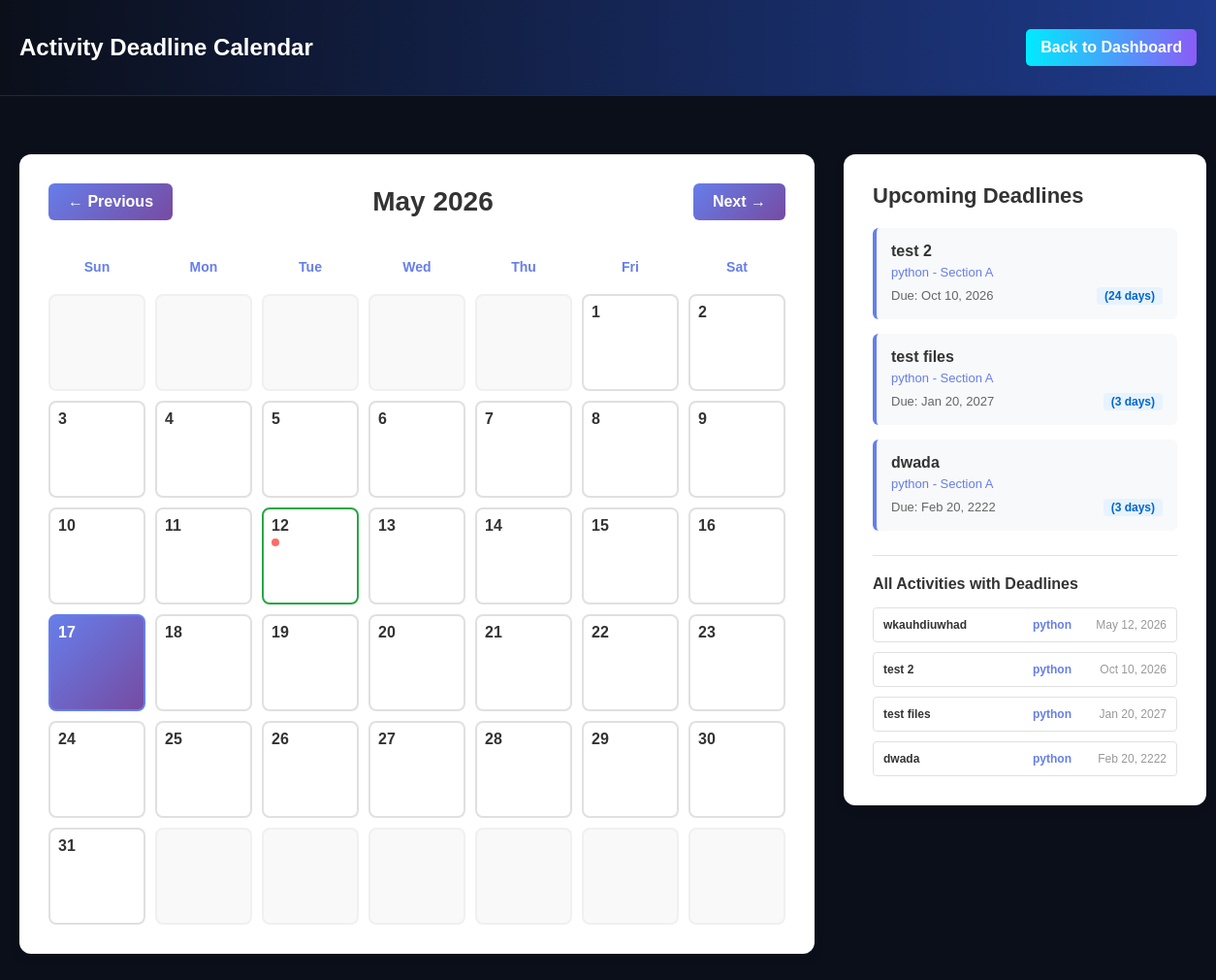
The page /public/pages/calendar.php (signed in) on the database its author committed.
### tables this page shows
CREATE TABLE `activities` (
  `id` int(11) NOT NULL,
  `class_id` int(11) NOT NULL,
  `name` varchar(255) NOT NULL,
  `description` text NOT NULL,
  `total_points` varchar(50) NOT NULL,
  `created_by` int(11) NOT NULL,
  `created_at` timestamp NOT NULL DEFAULT current_timestamp(),
  `due_date` date DEFAULT NULL,
  `attachment_path` varchar(500) DEFAULT NULL
);

CREATE TABLE `classes` (
  `classes_id` int(11) NOT NULL,
  `subject` varchar(100) NOT NULL,
  `section` varchar(50) NOT NULL,
  `code` varchar(50) NOT NULL,
  `user_id` int(11) DEFAULT NULL,
  `class_code` varchar(10) NOT NULL,
  `is_archived` tinyint(1) DEFAULT 0
);

### public/pages/calendar.php (the view, shortened to what this page needs)
<?php
require_once __DIR__ . '/../../src/Helpers/_init.php';
$user_id = $_SESSION['user']['id'];
$current_date = date('Y-m-d');
$current_month = isset($_GET['month']) ? intval($_GET['month']) : intval(date('m'));
$current_year = isset($_GET['year']) ? intval($_GET['year']) : intval(date('Y'));
$first_day_of_month = mktime(0, 0, 0, $current_month, 1, $current_year);
$num_days = date('t', $first_day_of_month);
$start_day_of_week = date('w', $first_day_of_month);
$month_name = date('F', $first_day_of_month);
$stmt = $conn->prepare('
    SELECT a.id, a.name, a.due_date, a.class_id, c.subject, c.section
    FROM activities a
    JOIN classes c ON a.class_id = c.classes_id
    JOIN enrollments e ON c.classes_id = e.class_id
    WHERE e.user_id = ? AND a.due_date IS NOT NULL
    ORDER BY a.due_date ASC
');
$stmt->bind_param('i', $user_id);
$stmt->execute();
$result = $stmt->get_result();
$all_activities = $result ? $result->fetch_all(MYSQLI_ASSOC) : [];
$activities_by_date = [];
foreach ($all_activities as $activity) {
    $date = $activity['due_date'];
    if (!isset($activities_by_date[$date])) {
        $activities_by_date[$date] = [];
    }
    $activities_by_date[$date][] = $activity;
}
$prev_month = $current_month - 1;
$prev_year = $current_year;
$next_month = $current_month + 1;
$next_year = $current_year;
?>
<!DOCTYPE html>
<html>
<head>
    <link rel="stylesheet" href="../assets/CSS/dashboard.css">
    <link rel="stylesheet" href="../assets/CSS/calendar.css">
</head>
<body>
    <div class="header">
        <h2>Activity Deadline Calendar</h2>
        <a href="dashboard.php" class="logout">Back to Dashboard</a>
    </div>
    <div class="calendar-container">
        <div class="calendar-wrapper">
            <div class="calendar-header">
                <a href="?month=<?php echo $prev_month; ?>&year=<?php echo $prev_year; ?>" class="nav-btn prev-btn">← Previous</a>
                <h3><?php echo $month_name . ' ' . $current_year; ?></h3>
                <a href="?month=<?php echo $next_month; ?>&year=<?php echo $next_year; ?>" class="nav-btn next-btn">Next →</a>
            </div>
            <div class="calendar">
                <div class="weekdays">
                    <div class="weekday">Sun</div>
                    <div class="weekday">Mon</div>
                    <div class="weekday">Tue</div>
                    <div class="weekday">Wed</div>
                    <div class="weekday">Thu</div>
                    <div class="weekday">Fri</div>
                    <div class="weekday">Sat</div>
                </div>
                <div class="dates">
                    <?php
                    for ($i = 0; $i < $start_day_of_week; $i++) {
                        echo '<div class="date empty"></div>';
                    }
                    for ($day = 1; $day <= $num_days; $day++) {
                        $date_str = sprintf('%04d-%02d-%02d', $current_year, $current_month, $day);
                        $is_today = ($date_str === $current_date) ? 'today' : '';
                        $has_activities = isset($activities_by_date[$date_str]) ? 'has-activities' : '';
                        echo '<div class="date ' . $is_today . ' ' . $has_activities . '">';
                        echo '<div class="date-number">' . $day . '</div>';
                        if (isset($activities_by_date[$date_str])) {
                            echo '<div class="activity-indicators">';
                            foreach ($activities_by_date[$date_str] as $activity) {
                                echo '<div class="activity-dot" title="' . htmlspecialchars($activity['name']) . ' (' . htmlspecialchars($activity['subject']) . ')' . '"></div>';
                            }
                            echo '</div>';
                        }
                        echo '</div>';
                    }
                    $remaining_cells = (7 - (($start_day_of_week + $num_days) % 7)) % 7;
                    for ($i = 0; $i < $remaining_cells; $i++) {
                        echo '<div class="date empty"></div>';
                    }
                    ?>
                </div>
            </div>
        </div>
        <div class="activities-sidebar">
            <h3>Upcoming Deadlines</h3>
            <?php if (count($all_activities) > 0): ?>
                <div class="activities-list">
                    <?php
                    $displayed_count = 0;
                    foreach ($all_activities as $activity):
                        if ($activity['due_date'] >= $current_date && $displayed_count < 10):
                            $due_date = new DateTime($activity['due_date']);
                            $days_until = (int)$due_date->diff(new DateTime($current_date))->format('%d');
                            $overdue = $activity['due_date'] < $current_date;
                            $overdue_class = $overdue ? 'overdue' : '';
                    ?>
                        <div class="activity-item <?php echo $overdue_class; ?>">
                            <div class="activity-title"><?php echo htmlspecialchars($activity['name']); ?></div>
                            <div class="activity-class"><?php echo htmlspecialchars($activity['subject'] . ' - Section ' . $activity['section']); ?></div>
                            <div class="activity-due-date">
                                Due: <?php echo date('M d, Y', strtotime($activity['due_date'])); ?>
                                <?php if (!$overdue): ?>
                                    <span class="days-until"><?php echo $days_until > 0 ? '(' . $days_until . ' days)' : '(Due Today!)'; ?></span>
                                <?php else: ?>
                                    <span class="days-until overdue-text">(Overdue)</span>
                                <?php endif; ?>
                            </div>
                        </div>
                    <?php
                        $displayed_count++;
                        endif;
                    endforeach;
                    ?>
                </div>
                <div class="all-activities-link">
                    <h4>All Activities with Deadlines</h4>
                    <div class="activities-full-list">
                        <?php foreach ($all_activities as $activity): ?>
                            <div class="activity-full-item">
                                <span class="activity-full-name"><?php echo htmlspecialchars($activity['name']); ?></span>
                                <span class="activity-full-class"><?php echo htmlspecialchars($activity['subject']); ?></span>
                                <span class="activity-full-date"><?php echo date('M d, Y', strtotime($activity['due_date'])); ?></span>
                            </div>
                        <?php endforeach; ?>
                    </div>
                </div>
            <?php else: ?>
                <div class="no-activities">
                    <p>No activities with deadlines yet.</p>
                </div>
            <?php endif; ?>
        </div>
    </div>
</body>
</html>

### public/assets/CSS/dashboard.css (style rules this page uses)
body { margin: 0; font-family: Arial, sans-serif; background: #0b0f1a; color: white; }
a { color: #00eaff; text-decoration: none; }
.header { display: flex; justify-content: space-between; align-items: center; padding: 15px 20px; background: linear-gradient(90deg, #0b0f1a, #1e3a8a); border-bottom: 1px solid #1f2937; }
button, .btn, .submit-btn, .logout, .delete-class-btn, .trash-btn, .leave-btn, .start-btn { display: inline-block; padding: 10px 15px; border: none; border-radius: 6px; cursor: pointer; font-weight: bold; transition: all 0.3s ease; text-decoration: none; text-align: center; box-sizing: border-box; display: inline-block; padding: 10px 15px; background: linear-gradient(90deg, #00eaff, #8b5cf6); color: white; text-decoration: none; border-radius: 5px; font-weight: bold; }
.logout { display: inline-block; padding: 10px 15px; background: linear-gradient(90deg, #00eaff, #8b5cf6); color: white; text-decoration: none; border-radius: 5px; font-weight: bold; }

### public/assets/CSS/calendar.css (style rules this page uses)
.calendar-container { display: flex; max-width: 1400px; margin: 40px auto; padding: 20px; gap: 30px; }
.calendar-wrapper { flex: 1; background: white; border-radius: 12px; padding: 30px; box-shadow: 0 4px 12px rgba(0, 0, 0, 0.08); }
.calendar-header { display: flex; justify-content: space-between; align-items: center; margin-bottom: 30px; }
.calendar-header h3 { font-size: 28px; margin: 0; color: #333; flex: 1; text-align: center; }
.nav-btn { padding: 10px 20px; background: linear-gradient(135deg, #667eea 0%, #764ba2 100%); color: white; text-decoration: none; border-radius: 6px; font-weight: 600; transition: all 0.3s ease; border: none; cursor: pointer; }
.calendar { width: 100%; }
.weekdays { display: grid; grid-template-columns: repeat(7, 1fr); gap: 10px; margin-bottom: 10px; }
.weekday { text-align: center; font-weight: 700; color: #667eea; padding: 10px; font-size: 14px; }
.dates { display: grid; grid-template-columns: repeat(7, 1fr); gap: 10px; }
.date { aspect-ratio: 1; border: 2px solid #e0e0e0; border-radius: 8px; padding: 8px; position: relative; background: white; transition: all 0.3s ease; min-height: 80px; display: flex; flex-direction: column; align-items: flex-start; cursor: default; }
.date:not(.empty) { cursor: pointer; }
.date.empty { background: #f9f9f9; border-color: #f0f0f0; }
.date.today { background: linear-gradient(135deg, #667eea 0%, #764ba2 100%); border-color: #667eea; color: white; }
.date.today .date-number { color: white; font-weight: 700; }
.date.has-activities { border-color: #28a745; border-width: 2px; }
.date-number { font-weight: 600; font-size: 16px; color: #333; }
.date.today .date-number { color: white; }
.activity-indicators { display: flex; flex-wrap: wrap; gap: 4px; margin-top: 4px; }
.activity-dot { width: 8px; height: 8px; border-radius: 50%; background: #ff6b6b; flex-shrink: 0; }
.activities-sidebar { width: 350px; background: white; border-radius: 12px; padding: 30px; box-shadow: 0 4px 12px rgba(0, 0, 0, 0.08); height: fit-content; }
.activities-sidebar h3 { margin-top: 0; margin-bottom: 20px; color: #333; font-size: 22px; }
.activities-list { display: flex; flex-direction: column; gap: 15px; margin-bottom: 20px; }
.activity-item { padding: 15px; background: #f8f9fa; border-left: 4px solid #667eea; border-radius: 6px; transition: all 0.3s ease; }
.activity-title { font-weight: 700; color: #333; font-size: 16px; margin-bottom: 5px; }
.activity-class { font-size: 13px; color: #667eea; margin-bottom: 8px; }
.activity-due-date { font-size: 13px; color: #666; display: flex; justify-content: space-between; align-items: center; }
.days-until { background: #e7f3ff; color: #0066cc; padding: 2px 8px; border-radius: 4px; font-size: 12px; font-weight: 600; }
.all-activities-link h4 { margin: 25px 0 15px 0; color: #333; font-size: 16px; border-top: 1px solid #e0e0e0; padding-top: 20px; }
.activities-full-list { display: flex; flex-direction: column; gap: 10px; max-height: 400px; overflow-y: auto; }
.activity-full-item { display: flex; justify-content: space-between; align-items: center; padding: 10px; background: white; border: 1px solid #e0e0e0; border-radius: 4px; font-size: 12px; gap: 8px; }
.activity-full-name { flex: 1; font-weight: 600; color: #333; }
.activity-full-class { color: #667eea; font-weight: 600; min-width: 100px; text-align: right; }
.activity-full-date { color: #999; min-width: 90px; text-align: right; }

### rows shown on the page
activities: name "wkauhdiuwhad", class.subject "python", due_date "May 12, 2026"
activities: name "test 2", class.section "python - Section A", due_date "Oct 10, 2026", class.subject "python"
activities: name "test files", class.section "python - Section A", due_date "Jan 20, 2027", class.subject "python"
activities: name "dwada", class.section "python - Section A", due_date "Feb 20, 2222", class.subject "python"

### other values the page prints
$month_name "May"
$current_year "2026"
